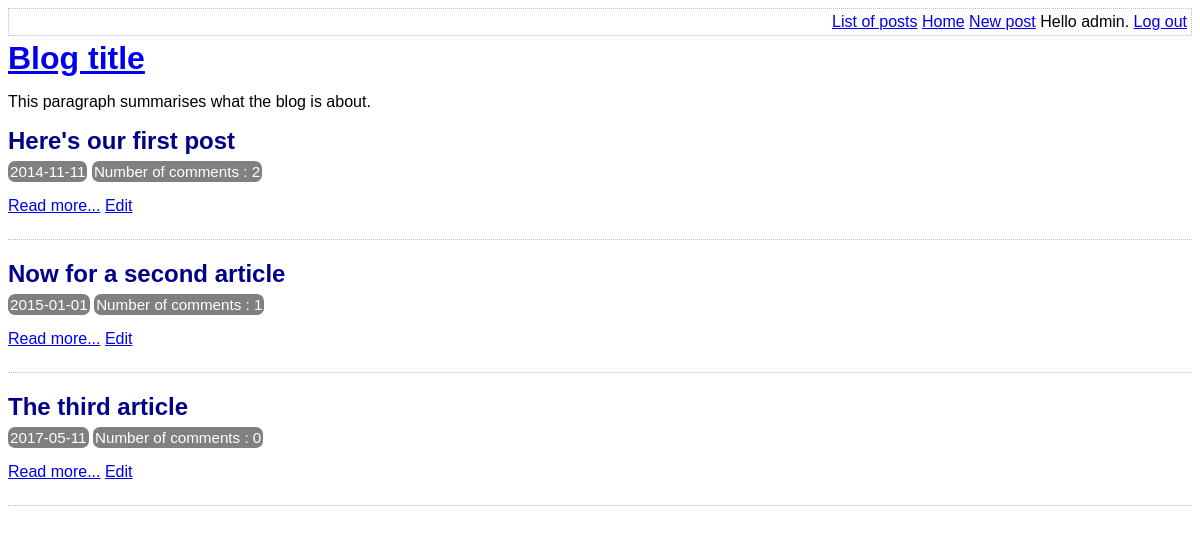
The app's page /index.php (signed in) with its own data.
### tables this page shows
CREATE TABLE post (
    id int AUTO_INCREMENT,
    title varchar(255) NOT NULL,
    body varchar(255),
    user_id int NOT NULL,
    created_at date,
    updated_at date,
    PRIMARY KEY(id),
    FOREIGN KEY (user_id) REFERENCES user (id)
);

### lib/common.php (called while the page is built, shortened)
<?php
function htmlEscape($html)
{
    return htmlspecialchars($html, ENT_HTML5, 'UTF-8');
}
function getAllPosts(mysqli $conn)
{
    $stmt = "SELECT id,title,created_at,body,(SELECT count(*) FROM comment WHERE comment.post_id=post.id)comment_count FROM post";
    $resultSet = $conn->query($stmt);
    return $resultSet->fetch_all(MYSQLI_ASSOC);
}
function isLoggedIn()
{
    return isset($_SESSION['logged_in_username']);
}

### index.php (the view, shortened to what this page needs)
<?php
require_once "lib/common.php";
$conn = getConnectionInst();
$rslt = getAllPosts($conn);
?>
<!DOCTYPE html>
<html>
<head>
    <?php require "templates/head.php" ?>
</head>
<body>
    <?php require "templates/title.php"; ?>
    <div class="post-list">
        <?php foreach ($rslt as $row) : ?>
            <div class="post-synopsis">
                <h2><?php echo htmlEscape($row['title']) ?></h2>
                <p class="meta"><?php echo htmlEscape($row['created_at']) ?></p>
                <p class="meta"> Number of comments : <?php echo htmlEscape($row['comment_count']) ?> </p>
                <p class="post-controls">
                    <a href="view-post.php?id=<?php echo htmlspecialchars($row['id']) ?>"> Read more...</a>
                    <?php if (isLoggedIn()) : ?>
                        <a href="edit-post.php?id=<?php echo htmlspecialchars($row['id']) ?>"> Edit</a>
                    <?php endif ?>
                </p>
            </div>
        <?php endforeach ?>
    </div>
</body>
</html>

### assets/main.css (style rules this page uses)
h1, h2, h3 { margin-top: 0; margin-bottom: 8px; }
body { font-family: sans-serif; }
.post-synopsis { padding-bottom: 8px; border-bottom: 1px dotted silver; margin-bottom: 20px; }
.post-synopsis h2, .post h2 { color: darkblue; }
.post .date, .post-synopsis .meta { color: white; background-color: grey; border-radius: 7px; padding: 2px; display: inline; font-size: 0.95em; }

### records on screen
post: title "Here's our first post", created_at "2014-11-11", comment_count "2"
post: title "Now for a second article", created_at "2015-01-01", comment_count "1"
post: title "The third article", created_at "2017-05-11", comment_count "0"

### other values on screen
htmlEscape(getAuthUser()) "admin"
